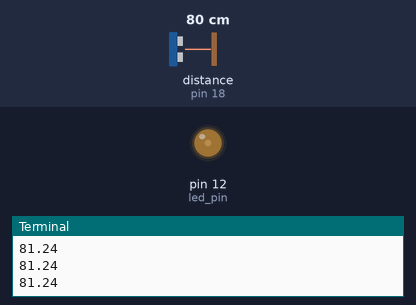
This program was run on a simulated Raspberry Pi (header pin numbers). Parts: output pins drawn as LEDs (lit = HIGH), the last lines printed to the terminal. The inputs (shaded band) are chosen by the test bench; at power-on: distance to the obstacle (sensor on pin 18) 80 cm. The echo pulse lasts 58.3 µs per cm; the clock reads 2024-03-15 10:24:30 at power-on unless the program sets it; pins used as bus, display or sensor lines are not drawn.

Above: at 3.2 s.
3.3 s: distance to the obstacle (sensor on pin 18) set to 2 cm
At 4.5 s:
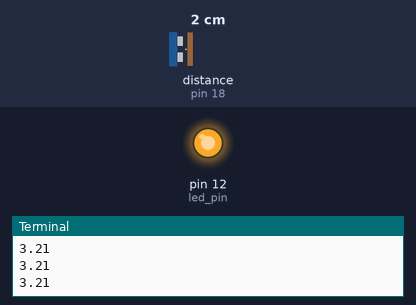
4.8 s: distance to the obstacle (sensor on pin 18) set to 35 cm
At 6.0 s:
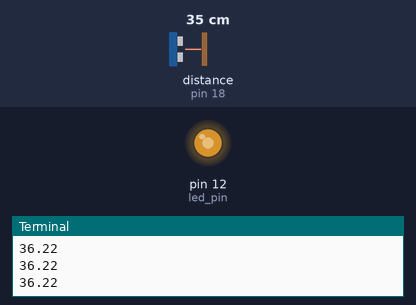
Timing chart, 0 to 7.8 s (numbered marks = the images above; inputs shaded):
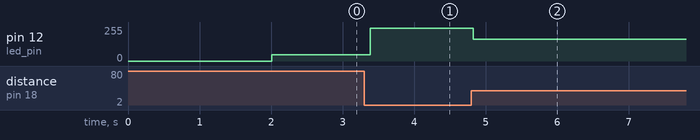

The program:

RpiPWM.py
```python
# https://electronicshobbyists.com/raspberry-pi-pwm-tutorial-control-brightness-of-led-and-servo-motor/
# https://www.electronicshub.org/raspberry-pi-ultrasonic-sensor-interface-tutorial/
import RPi.GPIO as GPIO
import time

GPIO.setmode(GPIO.BOARD)

TRIG = 16
ECHO = 18
led_pin = 12
i=0

GPIO.setup(TRIG,GPIO.OUT)
GPIO.setup(ECHO,GPIO.IN)
GPIO.output(TRIG, False)
GPIO.setup(led_pin, GPIO.OUT)
pwm = GPIO.PWM(led_pin, 100)
pwm.start(0)
time.sleep(2)

print("Running")

try:
    while True:
        GPIO.output(TRIG, True)
        time.sleep(0.00001)
        GPIO.output(TRIG, False)
        while GPIO.input(ECHO)==0:
            pulse_start = time.time()
        while GPIO.input(ECHO)==1:
            pulse_end = time.time()
        pulse_duration = pulse_end - pulse_start
        distance = pulse_duration * 17150
        distance = round(distance+1.15, 2)
        print(distance)
        if(distance<=100):
            pwm.ChangeDutyCycle(100-distance)
            time.sleep(0.01)
            print(distance)
        else:
            pwm.ChangeDutyCycle(0)
        time.sleep(0.1)

except KeyboardInterrupt:
    pwm.stop()
    GPIO.cleanup()
```

Measured:
- after the input at 3.3 s, pin 12 (led_pin): 48/255 → 247/255 after 0.09 s
- after the input at 4.8 s, pin 12 (led_pin): 247/255 → 163/255 at once
